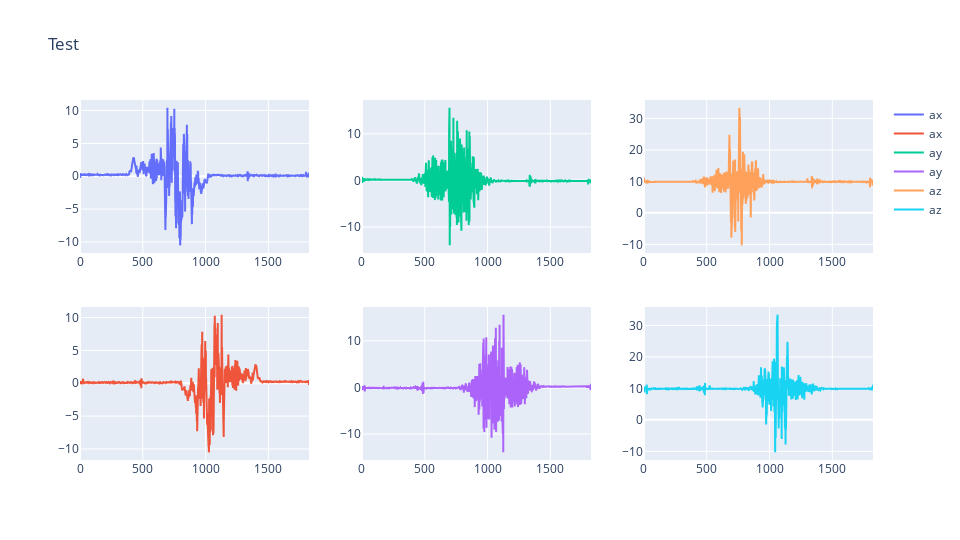

The cell this chart's notebook holds for it:
### Markdown cell above
## Revert Sequence

### Code cell
revert_data = data[::-1].reset_index(drop=True)

fig = comparaisonGraph(data[["ax", "ay", "az"]], revert_data[["ax", "ay", "az"]])
fig.show()

### Figure 1 — Plotly figure (JSON) as saved in the notebook; plotly's stock layout.template omitted (floating-point values rounded to 4 significant figures; data arrays with more than 128 entries replaced by an {"elided": "..."} marker saying what was removed)
{"data": [{"name": "ax", "type": "scatter", "x": {"elided": "1825 int values"}, "xaxis": "x", "y": {"elided": "1825 float values"}, "yaxis": "y"}, {"name": "ax", "type": "scatter", "x": {"elided": "1825 int values"}, "xaxis": "x4", "y": {"elided": "1825 float values"}, "yaxis": "y4"}, {"name": "ay", "type": "scatter", "x": {"elided": "1825 int values"}, "xaxis": "x2", "y": {"elided": "1825 float values"}, "yaxis": "y2"}, {"name": "ay", "type": "scatter", "x": {"elided": "1825 int values"}, "xaxis": "x5", "y": {"elided": "1825 float values"}, "yaxis": "y5"}, {"name": "az", "type": "scatter", "x": {"elided": "1825 int values"}, "xaxis": "x3", "y": {"elided": "1825 float values"}, "yaxis": "y3"}, {"name": "az", "type": "scatter", "x": {"elided": "1825 int values"}, "xaxis": "x6", "y": {"elided": "1825 float values"}, "yaxis": "y6"}], "layout": {"height": 540, "title": {"text": "Test"}, "width": 960, "xaxis": {"anchor": "y", "domain": [0, 0.2889]}, "xaxis2": {"anchor": "y2", "domain": [0.3556, 0.6444]}, "xaxis3": {"anchor": "y3", "domain": [0.7111, 1]}, "xaxis4": {"anchor": "y4", "domain": [0, 0.2889]}, "xaxis5": {"anchor": "y5", "domain": [0.3556, 0.6444]}, "xaxis6": {"anchor": "y6", "domain": [0.7111, 1]}, "yaxis": {"anchor": "x", "domain": [0.575, 1]}, "yaxis2": {"anchor": "x2", "domain": [0.575, 1]}, "yaxis3": {"anchor": "x3", "domain": [0.575, 1]}, "yaxis4": {"anchor": "x4", "domain": [0, 0.425]}, "yaxis5": {"anchor": "x5", "domain": [0, 0.425]}, "yaxis6": {"anchor": "x6", "domain": [0, 0.425]}}}
